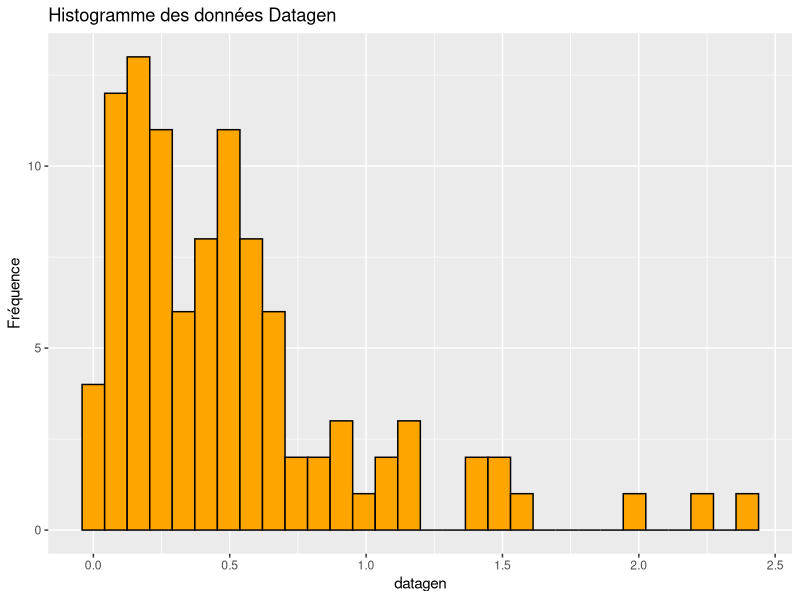
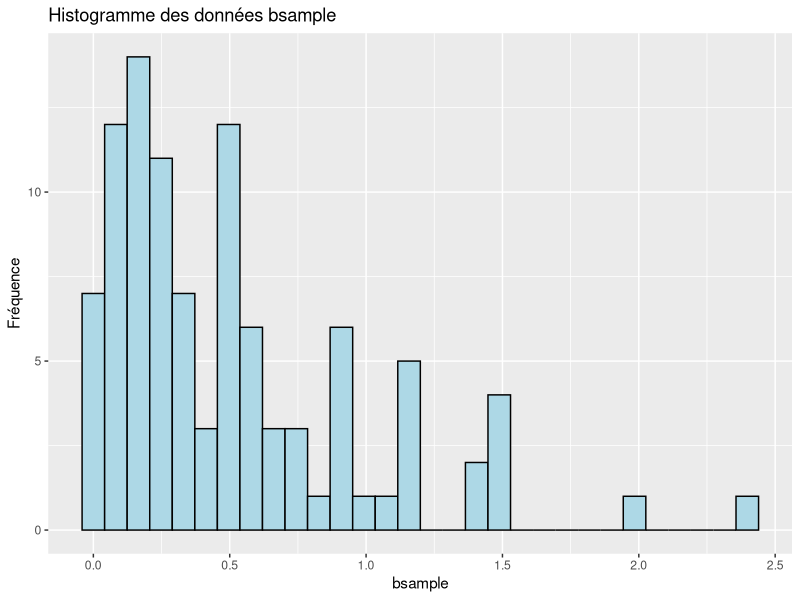
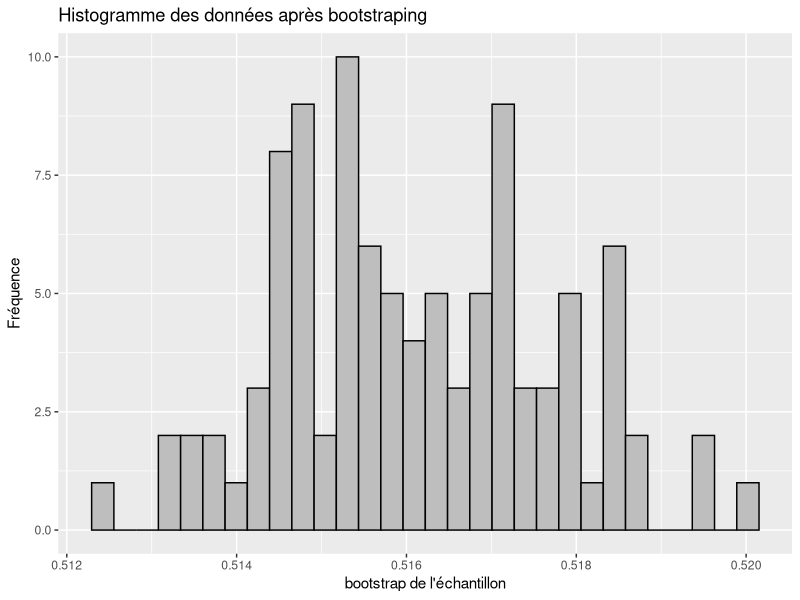
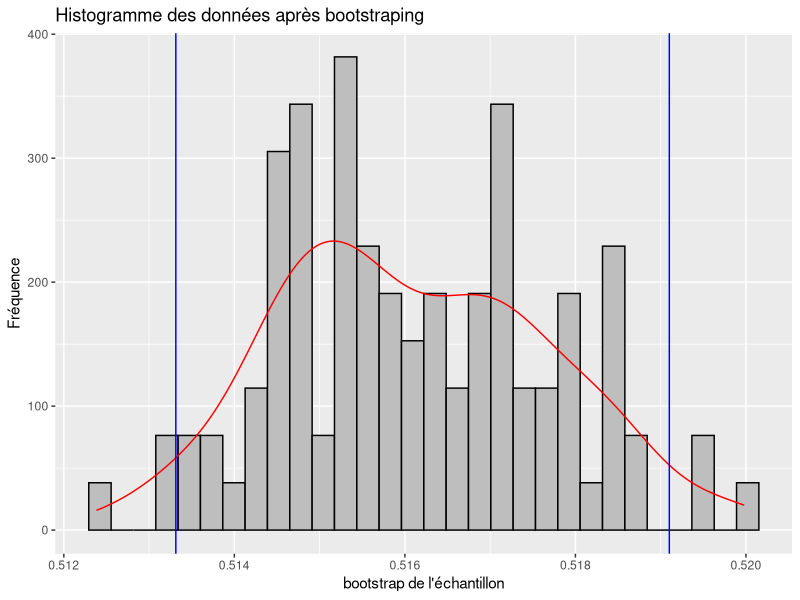
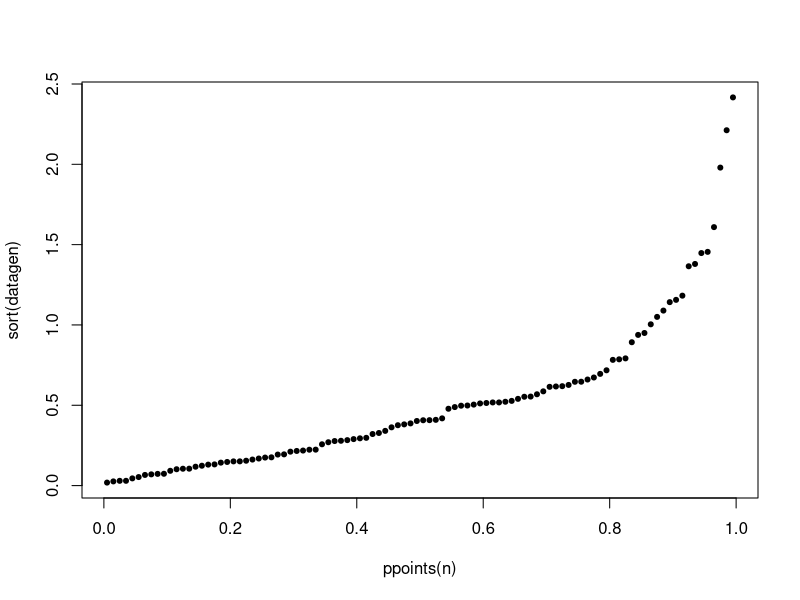
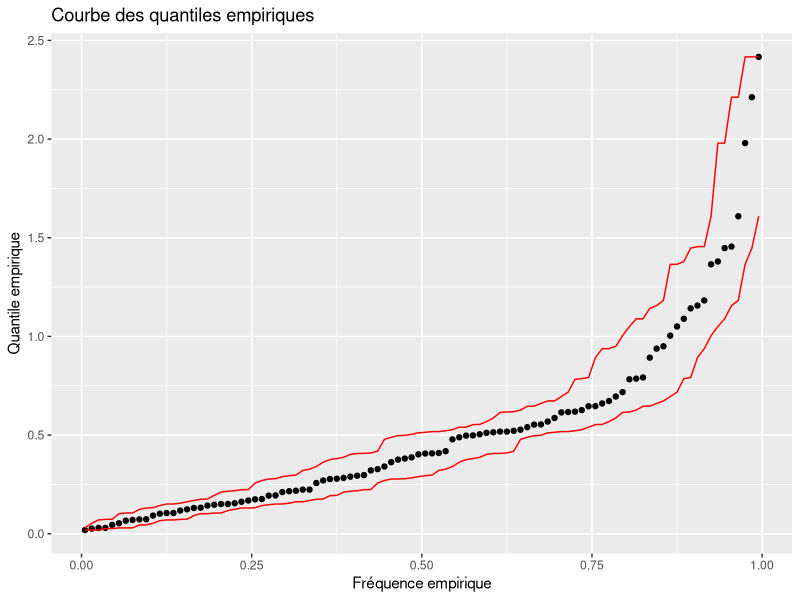

Write R code to recreate these figures, in order.
################################ Libraries##################################
library(ggplot2)
################################ Step 1 ####################################
set.seed(000000)
n <- 100 ## on change n = 1000 pour l'étape 7
datagen <- rexp(n, rate = 2)

## Plot histogramme des données:

ggplot(data = as.data.frame(datagen), aes(x = datagen)) + 
  geom_histogram(colour = 'black', fill = 'orange') +
  ylab("Fréquence") +
  xlab("datagen") +
  labs(title = "Histogramme des données Datagen")

################################ Step 2 ####################################

bsample <- datagen[sample(n, n, replace = TRUE)]


ggplot(as.data.frame(bsample), aes(x = bsample)) + 
  geom_histogram(colour = 'black', fill = 'lightblue') +
  ylab("Fréquence") +
  xlab("bsample") +
  labs(title = "Histogramme des données bsample")

################################ Step 3 ####################################

## génération de l'échantillon bootstrap
m = 100000
bmatrix_sample <- matrix(NA,nrow = m, ncol =n)
for(i in 1:m){
  bsample <- datagen[sample(n, n, replace = TRUE)]
  bmatrix_sample[i,] <- bsample
}

################################ Step 3.bis #################################

## la moyenne de l'échantillon bootstrap
mean_bms <- rep(NA,n)
for(i in 1:n){
  mean_bms[i] <- mean(bmatrix_sample[,i])
}

## histogram des moyennes calculées:

ggplot(as.data.frame(mean_bms), aes(x = mean_bms)) + 
  geom_histogram(colour = 'black', fill = 'grey')+
  ylab("Fréquence") +
  xlab("bootstrap de l'échantillon") +
  labs(title = "Histogramme des données après bootstraping")
  
################################ Step 4 ####################################

## calcul des quantiles des moyennes des échantillons bootstrap

quantile(mean_bms, probs = c(0.025, 0.975))

ggplot(as.data.frame(mean_bms), aes(x = mean_bms)) + 
  geom_histogram(aes(y = ..density..),colour = 'black', fill = 'grey') +
  geom_density(colour = 'red') +
  geom_vline(xintercept = quantile(mean_bms, probs = 0.025), colour = 'blue') +
  geom_vline(xintercept = quantile(mean_bms, probs = 0.975), colour = 'blue') +
  ylab("Fréquence") +
  xlab("bootstrap de l'échantillon") +
  labs(title = "Histogramme des données après bootstraping")

################################ Step 5 ####################################

## courbe des quantiles empiriques 
##plot(ppoints(1000),sort(datagen), pch = 20)

## bootstraping des quatiles empiriques
bootstrap_qe <- matrix(NA,nrow = m, ncol = n)
for(i in 1:m){
  bootstrap_qe[i,] <- sort(bmatrix_sample[i,])
}
##bootstrap_qe

## interval de confiance pour chaque quantile empirique:
## on crée une matrice de 2 colonnes, une contenant les quantile de niveau 2.5%
## l'autre contenant les quantiles de niveau 97.5%

interval_confiance_qe <- matrix(NA,nrow = n, ncol = 2)

for(i in 1:n){
  interval_confiance_qe[i,1] <- quantile(bootstrap_qe[,i], probs = 0.025)
  interval_confiance_qe[i,2] <- quantile(bootstrap_qe[,i], probs = 0.975)
}
colnames(interval_confiance_qe) <- c("quantile_2.5%", "quatile_97.5%")


################################ Step 6 ####################################

plot(ppoints(n),sort(datagen), pch = 20)

ggplot(data = as.data.frame(datagen), aes(x = ppoints(n), y = sort(datagen)))+
  geom_point()+
  geom_line(y = interval_confiance_qe[,1], color = "red")+
  geom_line(y = interval_confiance_qe[,2], color ='red')+
  ylab("Quantile empirique") +
  xlab("Fréquence empirique") +
  labs(title = "Courbe des quantiles empiriques")
  

############################### Step 7 #####################################

## on répète le tout mais pour n = 1000 pour distinguer la différence sur
## l'intrevalle de confiance



